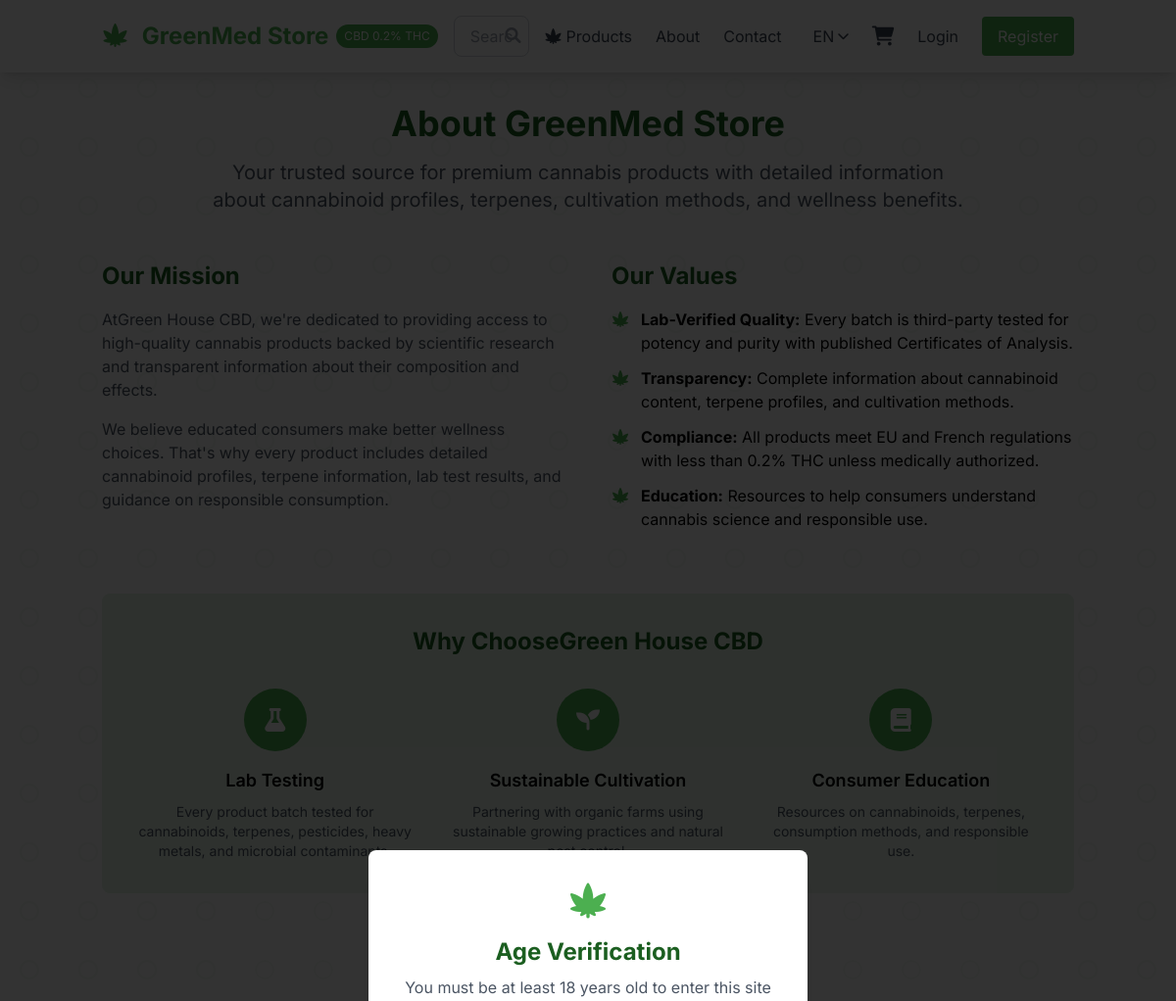
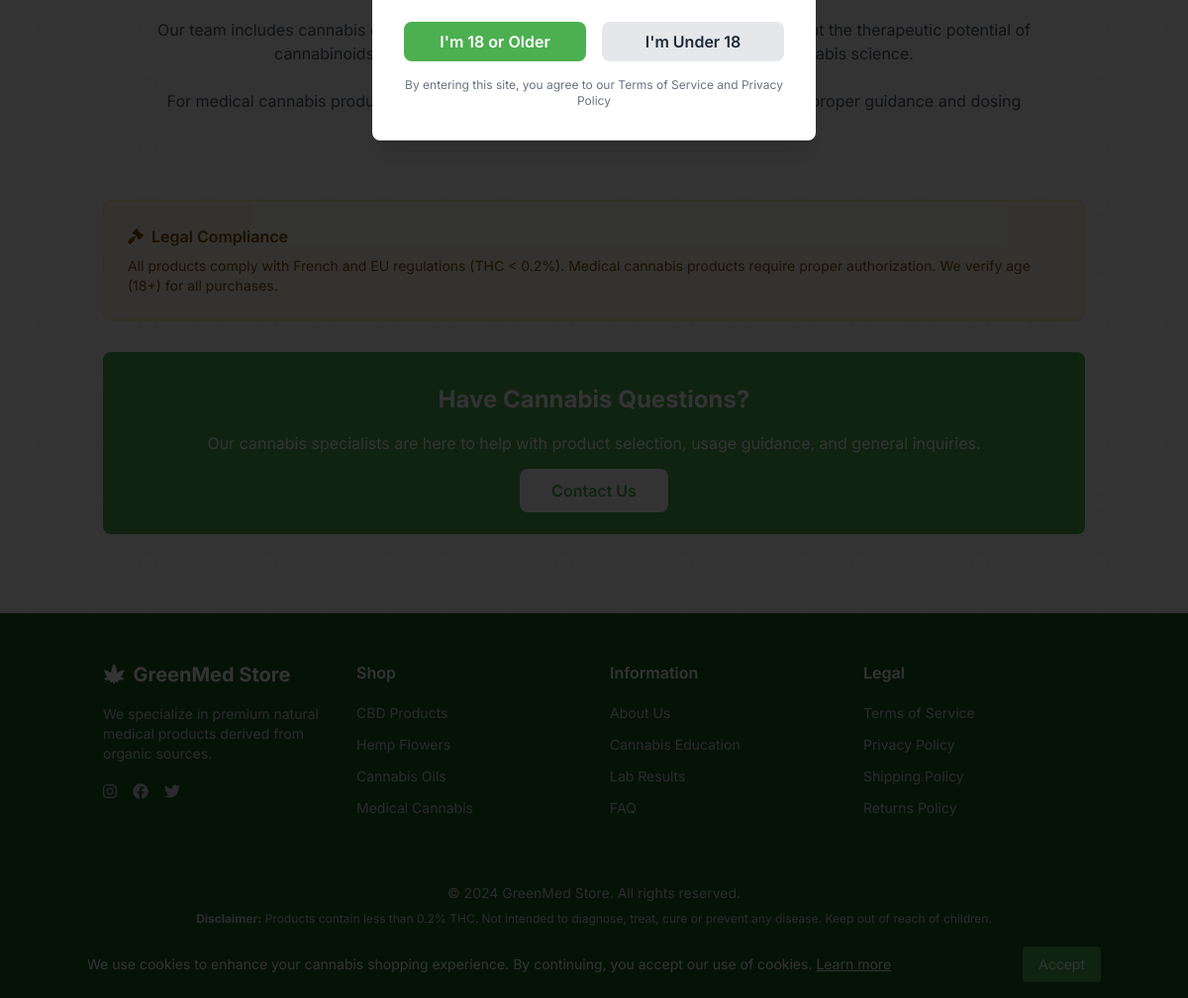
Page /about/ on the earlier database version (2 pictures, top to bottom).
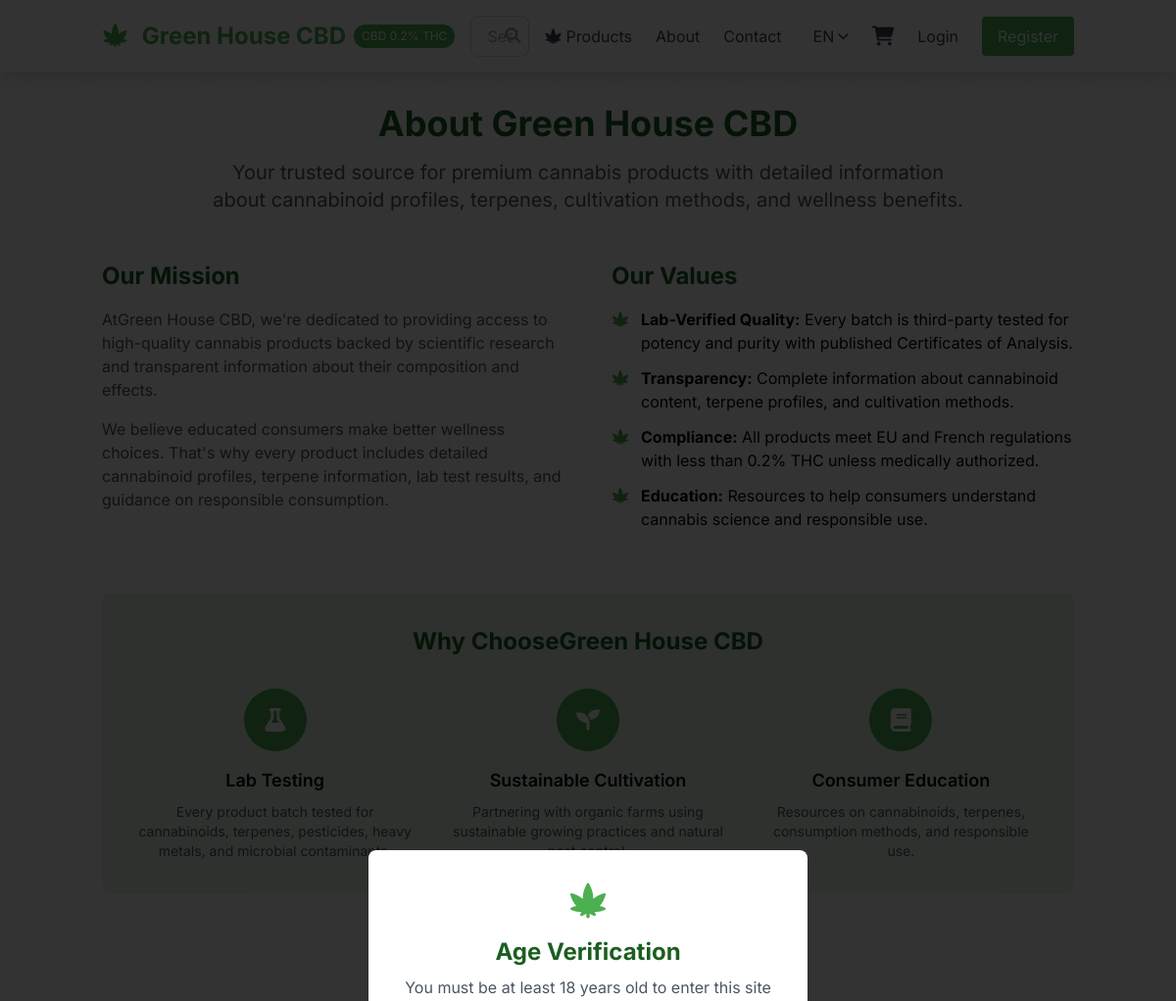
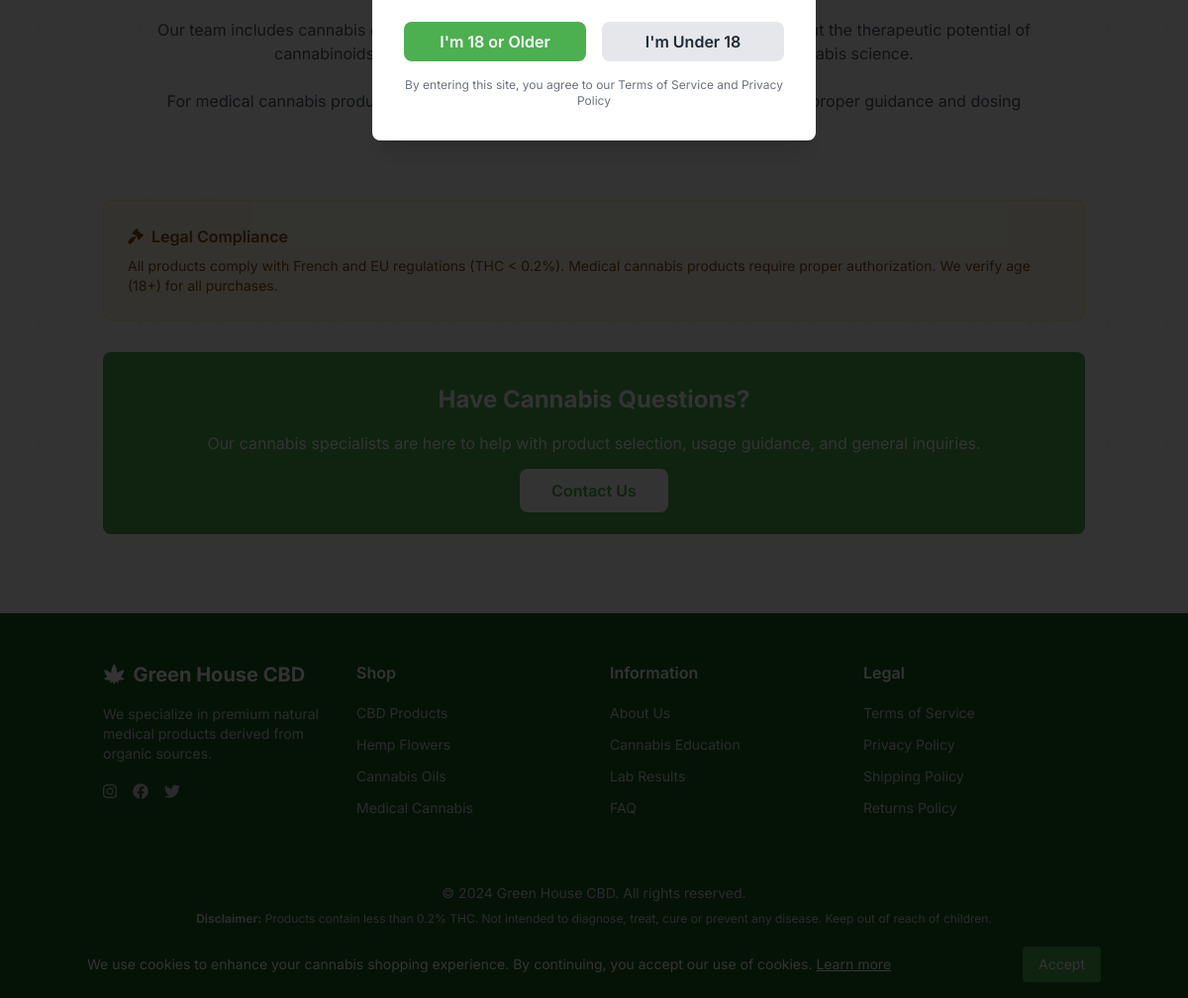
Same page on the later database version (2 pictures, top to bottom).
### pages/models.py (models this page shows, shortened)
class SiteSettings(models.Model):
    site_name = models.CharField(_('Site Name'), max_length=100, default='Green House CBD')
    tagline = models.CharField(_('Tagline'), max_length=200, default='Premium Natural Medical Products')
    email = models.EmailField(_('Email'), default='info@greenhousescbd.com')
    phone = models.CharField(_('Phone'), max_length=20, default='+33 1 23 45 67 89')
    address = models.TextField(_('Address'), default='Paris, France')
    facebook_url = models.URLField(_('Facebook URL'), blank=True)
    twitter_url = models.URLField(_('Twitter URL'), blank=True)
    instagram_url = models.URLField(_('Instagram URL'), blank=True)
    business_hours = models.TextField(_('Business Hours'), default='Mon-Fri: 9:00-18:00\nSat: 10:00-16:00\nSun: Closed')
    about_text = models.TextField(_('About Text'), default='We specialize in premium natural medical products derived from organic sources.')
    privacy_policy = models.TextField(_('Privacy Policy'), blank=True)
    terms_of_service = models.TextField(_('Terms of Service'), blank=True)
    class Meta:
        verbose_name = _('Site Settings')
        verbose_name_plural = _('Site Settings')
    @classmethod
    def get_settings(cls):
        settings, created = cls.objects.get_or_create(pk=1)
        return settings

### pages/views.py (the view)
# urls.py: path('about/', views.about, name='about'),
def about(request):
    return render(request, 'pages/about.html')

### cart/cart.py (called while the page is built)
    def __len__(self):
        return sum(item['quantity'] for item in self.cart.values())

### cart/context_processors.py (called while the page is built)
def cart(request):
    return {'cart': Cart(request)}

### pages/context_processors.py (called while the page is built)
def site_settings(request):
    return {'site_settings': SiteSettings.get_settings()}

### templates/pages/about.html (shortened to what the changed rows need)
{% extends 'base.html' %}
{% block content %}
{% load i18n %}
<div class="container mx-auto px-4 py-8">
    <div class="text-center mb-12">
        <h1 class="text-4xl font-bold text-cannabis-dark mb-4">{% trans "About"%} {{ site_settings.site_name }}</h1>
        <p class="text-xl text-gray-600 max-w-3xl mx-auto">
            {% trans "Your trusted source for premium cannabis products with detailed information about cannabinoid profiles, terpenes, cultivation methods, and wellness benefits." %}
        </p>
    </div>
    <div class="grid grid-cols-1 lg:grid-cols-2 gap-12 mb-16">
        <div>
            <h2 class="text-2xl font-bold text-cannabis-dark mb-4">{% trans "Our Mission" %}</h2>
        </div>
        <div>
            <h2 class="text-2xl font-bold text-cannabis-dark mb-4">{% trans "Our Values" %}</h2>
        </div>
    </div>
    <div class="bg-cannabis-light rounded-lg p-8 mb-16 border border-cannabis-light">
        <h2 class="text-2xl font-bold text-center text-cannabis-dark mb-8">{% trans "Why ChooseGreen House CBD" %}</h2>
    </div>
    <div class="text-center mb-16">
        <h2 class="text-2xl font-bold text-cannabis-dark mb-8">{% trans "Our Cannabis Expertise" %}</h2>
    </div>
    <div class="bg-cannabis-green text-white rounded-lg p-8 text-center">
        <h2 class="text-2xl font-bold mb-4">{% trans "Have Cannabis Questions?" %}</h2>
    </div>
</div>
{% endblock %}

### templates/base.html (shortened to what the changed rows need)
{% load static %}
{% load i18n %}
<!DOCTYPE html>
<html lang="{{ LANGUAGE_CODE }}">
<head>
    <script src="https://cdn.tailwindcss.com"></script>
    <link rel="stylesheet" href="https://cdnjs.cloudflare.com/ajax/libs/font-awesome/6.0.0/css/all.min.css">
</head>
<body class="bg-white font-sans cannabis-leaf-pattern text-primary">
    <div id="age-verification" class="fixed inset-0 z-50 flex items-center justify-center age-gate hidden">
        <div class="bg-white rounded-lg shadow-xl p-6 sm:p-8 max-w-md mx-4">
            <div class="text-center mb-4 sm:mb-6">
                <h2 class="text-xl sm:text-2xl font-bold text-cannabis-dark">{% trans "Age Verification" %}</h2>
            </div>
        </div>
    </div>
    <nav class="bg-white shadow-lg sticky top-0 z-40">
        <div class="container mx-auto px-4">
            <div class="flex justify-between items-center py-3 sm:py-4">
                <div class="flex items-center">
                    <a href="{% url 'pages:home' %}" class="text-xl sm:text-2xl font-bold text-cannabis-green hover:text-cannabis-dark transition-colors">
                        <i class="fas fa-cannabis mr-1 sm:mr-2"></i>
                        <span class="hidden xs:inline">{{ site_settings.site_name }}</span>
                    </a>
                </div>
                            {% get_available_languages as LANGUAGES %}
                            {% get_language_info_list for LANGUAGES as languages %}
            </div>
        </div>
                        {% get_available_languages as LANGUAGES %}
                        {% get_language_info_list for LANGUAGES as languages %}
    </nav>
    <main class="text-primary">
        {% block content %}{% endblock %}
    </main>
    <footer class="bg-cannabis-dark text-white mt-12">
        <div class="container mx-auto px-4 py-8 sm:py-12">
            <div class="grid grid-cols-1 sm:grid-cols-2 lg:grid-cols-4 gap-6 sm:gap-8">
                <div>
                    <h3 class="text-lg sm:text-xl font-bold mb-3 sm:mb-4">
                        <i class="fas fa-cannabis mr-2"></i>{{ site_settings.site_name }}
                    </h3>
                    <p class="text-xs sm:text-sm text-gray-300">
                        {{ site_settings.about_text }}
                    </p>
                    <div class="mt-3 sm:mt-4 flex space-x-3 sm:space-x-4">
                        <a href="#" class="text-gray-300 hover:text-white"><i class="fab fa-instagram"></i></a>
                        <a href="#" class="text-gray-300 hover:text-white"><i class="fab fa-facebook"></i></a>
                        <a href="#" class="text-gray-300 hover:text-white"><i class="fab fa-twitter"></i></a>
                    </div>
                </div>
            </div>
            <div class="border-t border-gray-700 mt-6 sm:mt-8 pt-6 sm:pt-8 text-center text-gray-300">
                <p class="text-xs sm:text-sm">&copy; 2024 {{ site_settings.site_name }}. {% trans "All rights reserved." %}</p>
                <p class="mt-2 text-xs">
                    <strong>{% trans "Disclaimer:" %}</strong> {% trans "Products contain less than 0.2% THC. Not intended to diagnose, treat, cure or prevent any disease. Keep out of reach of children." %}
                </p>
                <p class="mt-2 text-2xs sm:text-xs">
                </p>
            </div>
        </div>
    </footer>
</body>
</html>

Differences in the rows shown:
changed SiteSettings "We specialize in premium natural medical products derived from organic sources.": site_name "GreenMed Store" → "Green House CBD"
